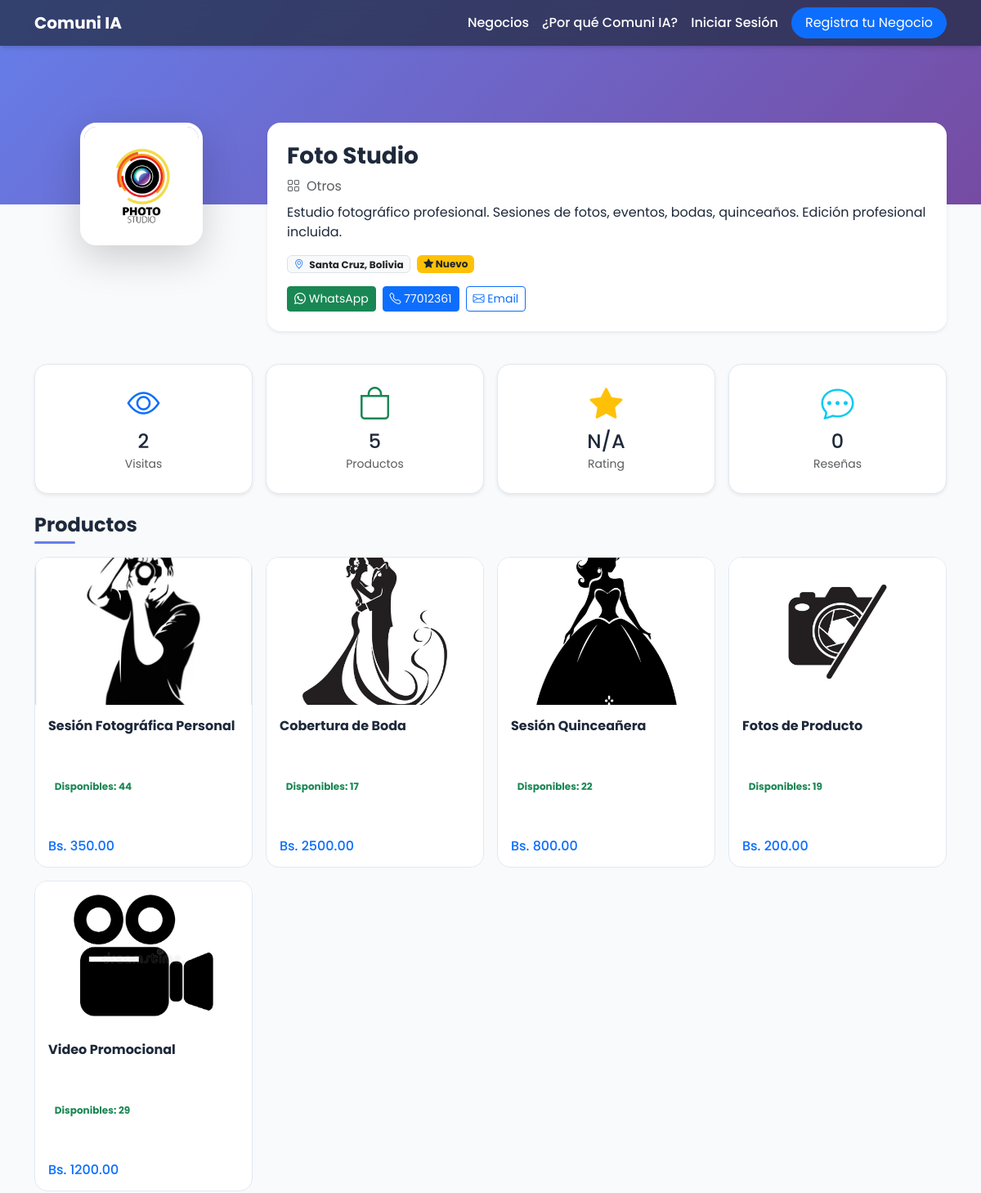
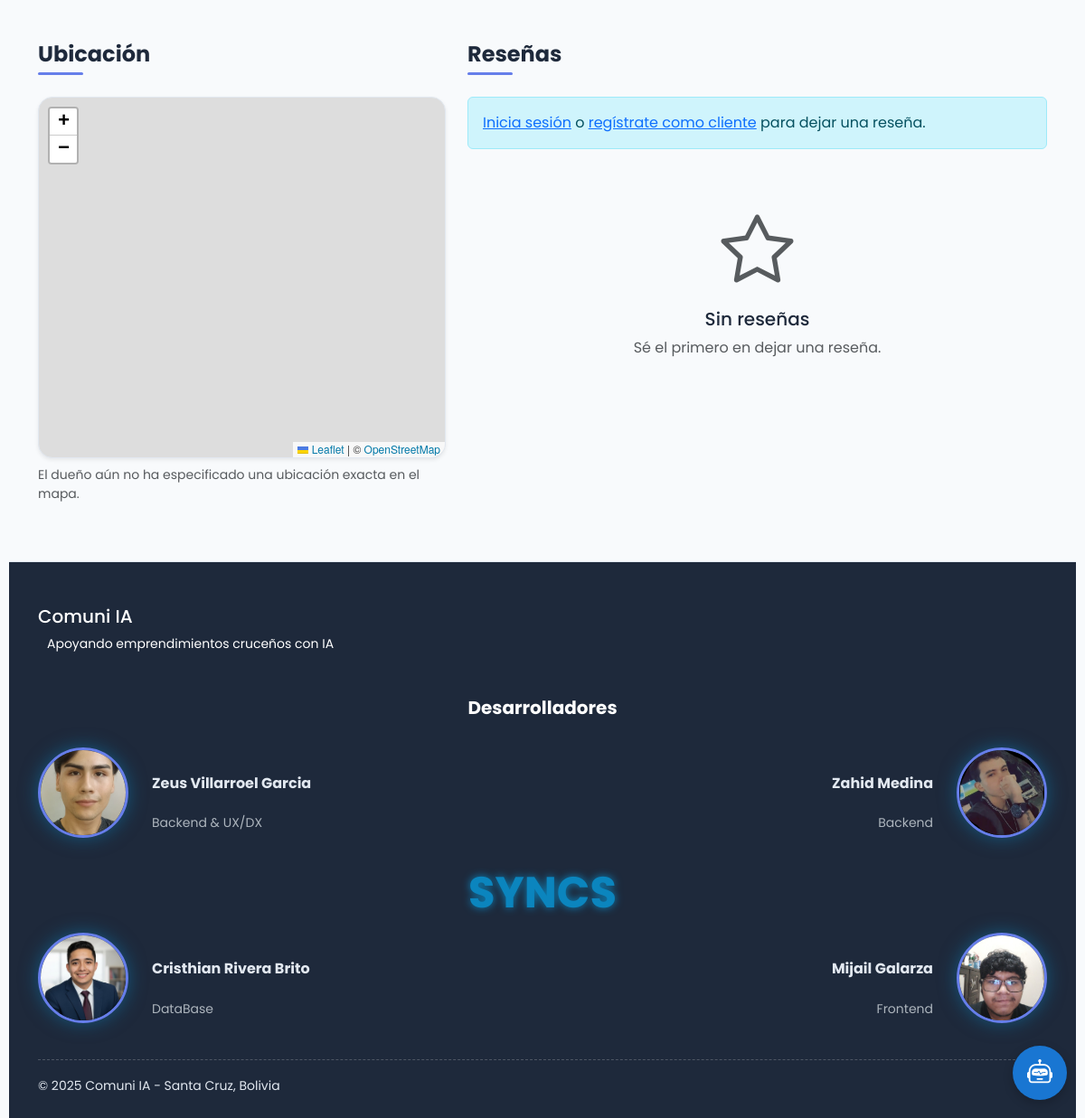
The app's page /profile/17 with its own data (2 pictures, top to bottom).
### app.py (models this page shows)
class Business(db.Model):
    __tablename__ = 'businesses'
    id = db.Column(db.Integer, primary_key=True)
    name = db.Column(db.String(160), nullable=False)
    description = db.Column(db.Text, nullable=False)
    logo = db.Column(db.String(500), nullable=True)  # Ruta relativa a static/uploads
    location = db.Column(db.String(160), nullable=False, default="Santa Cruz, Bolivia")
    category = db.Column(db.String(100), nullable=False, default="Servicios")
    phone = db.Column(db.String(20), nullable=True)
    nit = db.Column(db.String(20), nullable=True)  # NUEVO CAMPO
    latitude = db.Column(db.Float, nullable=True)
    longitude = db.Column(db.Float, nullable=True)
    email = db.Column(db.String(120), nullable=True)
    whatsapp = db.Column(db.String(20), nullable=True)
    reviews = db.relationship('Review', backref='business', lazy=True, cascade="all, delete-orphan")
    products = db.relationship('Product', backref='business', lazy=True, cascade="all, delete-orphan")
    favorited_by = db.relationship('User', secondary=favorites, lazy='subquery', backref=db.backref('favorite_businesses', lazy=True))
    viewed_by = db.relationship('User', secondary=business_views, lazy='subquery', backref=db.backref('viewed_businesses', lazy=True))
    is_active = db.Column(db.Boolean, default=True, nullable=False)

class Product(db.Model):
    __tablename__ = 'products'
    id = db.Column(db.Integer, primary_key=True)
    business_id = db.Column(db.Integer, db.ForeignKey('businesses.id'), nullable=False)
    name = db.Column(db.String(160), nullable=False)
    description = db.Column(db.Text, nullable=True)  # Descripción detallada del producto
    price = db.Column(db.Float, nullable=False)
    stock = db.Column(db.Integer, nullable=False, default=0) # NUEVO CAMPO
    image_url = db.Column(db.String(500), nullable=True)  # Ruta relativa a static/uploads

### app.py (the view, shortened to what this page needs)
@app.route('/profile/<int:id>', strict_slashes=False)
def profile(id):
    business = Business.query.get_or_404(id)
    products = Product.query.filter_by(business_id=id).all()
    reviews_query = Review.query.filter_by(business_id=id).order_by(Review.created_at.desc()).all()
    avg_rating = db.session.query(db.func.avg(Review.rating)).filter_by(business_id=id).scalar() or 0
    is_owner = False
    is_favorited = False
    reservations_for_owner = []
    if 'user_id' in session and User.query.get(session['user_id']) and User.query.get(session['user_id']).business_id == id:
        is_owner = True
        reservations_for_owner = db.session.query(Reservation).join(Product).filter(Product.business_id == id).order_by(Reservation.created_at.desc()).all()
    view_count = len(business.viewed_by)
    return render_template('profile.html', business=business, products=products,
                         reviews=[r.to_dict() for r in reviews_query],
                         avg_rating=round(avg_rating, 1), view_count=view_count,
                         is_owner=is_owner, reservations=reservations_for_owner,
                         is_favorited=is_favorited)

### templates/profile.html (shortened to what this page needs)
{% extends "layout.html" %}
{% block head_extra %}
  <link rel="stylesheet" href="https://unpkg.com/leaflet@1.9.4/dist/leaflet.css"/>
{% endblock %}
{% block content %}
<div data-business-id="{{ business.id }}" data-is-owner="{{ 'true' if is_owner else 'false' }}" data-latitude="{{ business.latitude or '' }}" data-longitude="{{ business.longitude or '' }}">
<div class="profile-banner" style="background-image: linear-gradient(135deg, #667eea 0%, #764ba2 100%);"></div>
<div class="container pb-5">
  <div class="profile-header">
    <div class="row">
      <div class="col-md-3 text-center mb-3 position-relative">
        {% if business.logo %}
        <img src="{{ url_for('static', filename='uploads/' + business.logo) }}" class="profile-avatar shadow-lg mx-auto">
        {% else %}
        <div class="profile-avatar shadow-lg mx-auto d-flex align-items-center justify-content-center bg-light">
          <i class="bi bi-shop display-4 text-muted"></i>
        </div>
        {% endif %}
      </div>
      <div class="col-md-9">
        <div class="bg-white rounded-4 shadow-sm p-4 h-100">
          <div class="d-flex justify-content-between align-items-start">
            <div>
              <h1 class="h3 fw-bold mb-2">{{ business.name }}</h1>
            </div>
          </div>
          <p class="text-muted mb-2"><i class="bi bi-grid me-2"></i>{{ business.category }}</p>
          <p class="mb-3">{{ business.description }}</p>
          <div class="d-flex gap-2 flex-wrap mb-3">
            <span class="badge bg-light text-dark border"><i class="bi bi-geo-alt text-primary me-1"></i> {{ business.location }}</span>
            <span class="badge bg-warning text-dark"><i class="bi bi-star-fill"></i> {{ avg_rating if avg_rating > 0 else 'Nuevo' }}</span>
          </div>
          <div class="d-flex gap-2 flex-wrap">
            {% if business.whatsapp %}
            <a href="https://wa.me/{{ business.whatsapp }}" target="_blank" class="btn btn-success btn-sm">
              <i class="bi bi-whatsapp"></i> WhatsApp
            </a>
            {% endif %}
            {% if business.phone %}
            <a href="tel:{{ business.phone }}" class="btn btn-primary btn-sm">
              <i class="bi bi-telephone"></i> {{ business.phone }}
            </a>
            {% endif %}
            {% if business.email %}
            <a href="mailto:{{ business.email }}" class="btn btn-outline-primary btn-sm">
              <i class="bi bi-envelope"></i> Email
            </a>
            {% endif %}
          </div>
        </div>
      </div>
    </div>
  </div>
  <div class="row g-3 my-4">
    <div class="col-md-3 col-6">
      <div class="stats-box shadow-sm">
        <i class="bi bi-eye display-6 text-primary"></i>
        <h4 class="mt-2 mb-0">{{ view_count }}</h4>
        <small class="text-muted">Visitas</small>
      </div>
    </div>
    <div class="col-md-3 col-6">
      <div class="stats-box shadow-sm">
        <i class="bi bi-bag display-6 text-success"></i>
        <h4 class="mt-2 mb-0">{{ products|length }}</h4>
        <small class="text-muted">Productos</small>
      </div>
    </div>
    <div class="col-md-3 col-6">
      <div class="stats-box shadow-sm">
        <i class="bi bi-star-fill display-6 text-warning"></i>
        <h4 class="mt-2 mb-0">{{ avg_rating if avg_rating > 0 else 'N/A' }}</h4>
        <small class="text-muted">Rating</small>
      </div>
    </div>
    <div class="col-md-3 col-6">
      <div class="stats-box shadow-sm">
        <i class="bi bi-chat-dots display-6 text-info"></i>
        <h4 class="mt-2 mb-0">{{ reviews|length }}</h4>
        <small class="text-muted">Reseñas</small>
      </div>
    </div>
  </div>
  <section class="mb-5">
    <div class="d-flex justify-content-between align-items-center mb-3">
      <h2 class="section-title mb-0">Productos</h2>
    </div>
    <div id="products-list" class="row g-3">
      {% if products %}
        {% for product in products %}
        <div class="col-lg-3 col-md-4 col-sm-6 col-12">
          <div class="product-card-new" data-product-id="{{ product.id }}">
            <div class="product-card-inner">
              <div class="product-card-front">
                {% if product.image_url %}
                <img src="{{ url_for('static', filename='uploads/' + product.image_url) }}" class="product-img-new">
                {% else %}
                <div class="product-img-new bg-light d-flex align-items-center justify-content-center">
                  <i class="bi bi-image display-4 text-muted"></i>
                </div>
                {% endif %}
                <div class="p-3">
                  <h6 class="fw-bold mb-2">{{ product.name }}</h6>
                  <div class="mb-2">
                    <span class="badge {{ 'bg-success-soft text-success' if product.stock > 0 else 'bg-danger-soft text-danger' }}">
                      {{ 'Disponibles: ' + product.stock|string if product.stock > 0 else 'Agotado' }}
                    </span>
                  </div>
                  <div class="d-flex justify-content-between align-items-center">
                    <span class="h6 text-primary mb-0">Bs. {{ "%.2f"|format(product.price) }}</span>
                  </div>
                </div>
              </div>
              <div class="product-card-back">
                <div class="d-flex justify-content-between align-items-start mb-3">
                  <h6 class="fw-bold mb-0">{{ product.name }}</h6>
                  <button class="btn btn-sm btn-outline-secondary flip-back-button" title="Volver">
                  </button>
                </div>
                <div class="product-description small">
                  {% if product.description %}
                  <p class="mb-3">{{ product.description }}</p>
                  {% else %}
                  <p class="text-muted">Sin descripción disponible</p>
                  {% endif %}
                </div>
                <div class="mb-3">
                  <span class="badge {{ 'bg-success-soft text-success' if product.stock > 0 else 'bg-danger-soft text-danger' }}">
                  </span>
                </div>
                <div class="mt-auto">
                  <div class="d-flex justify-content-between align-items-center">
                    <span class="h6 text-primary mb-0">Bs. {{ "%.2f"|format(product.price) }}</span>
                  </div>
                </div>
              </div>
            </div>
          </div>
        </div>
        {% endfor %}
      {% endif %}
    </div>
  </section>
  <section class="mt-5">
    <div class="row g-4">
      <div class="col-lg-5">
        <h2 class="section-title">Ubicación</h2>
        <div id="profileMap" class="map-container shadow-sm"></div>
        {% if not business.latitude or not business.longitude %}
        <p class="text-muted mt-2 small">El dueño aún no ha especificado una ubicación exacta en el mapa.</p>
        {% endif %}
      </div>
      <div class="col-lg-7">
        <h2 class="section-title">Reseñas</h2>
        {% if session.user_id and not is_owner %}
        <div class="card shadow-sm mb-4">
          <div class="card-body p-4">
            <h5 class="card-title">Deja tu opinión</h5>
            <form id="reviewForm">
              <div class="mb-3">
                <label class="form-label">Calificación</label>
                <div id="ratingStars" class="text-warning" style="cursor: pointer; font-size: 1.5rem;">
                  <i class="bi bi-star" data-value="1"></i>
                  <i class="bi bi-star" data-value="2"></i>
                  <i class="bi bi-star" data-value="3"></i>
                  <i class="bi bi-star" data-value="4"></i>
                  <i class="bi bi-star" data-value="5"></i>
                </div>
                <input type="hidden" name="rating" id="ratingInput" required>
              </div>
              <div class="mb-3">
                <label for="comment" class="form-label">Comentario</label>
                <textarea class="form-control" id="comment" name="comment" rows="3" required></textarea>
              </div>
              <button type="submit" class="btn btn-primary">Enviar Reseña</button>
            </form>
          </div>
        </div>
        {% elif not session.user_id %}
        <div class="alert alert-info">
          <a href="{{ url_for('login', next=request.url) }}">Inicia sesión</a> o
          <a href="{{ url_for('register_client') }}">regístrate como cliente</a> para dejar una reseña.
        </div>
        {% endif %}
        <div id="reviews-list">
          {% if reviews %}
            {% for review in reviews %}
            <div class="review-box shadow-sm mb-3">
              <div class="d-flex justify-content-between mb-2">
                <h6 class="fw-bold mb-0"><i class="bi bi-person-circle text-primary me-2"></i>{{ review.author }}</h6>
                <small class="text-muted">{{ review.created_at }}</small>
              </div>
              <div class="text-warning mb-2">
                {% for i in range(review.rating) %}<i class="bi bi-star-fill"></i>{% endfor %}
                {% for i in range(5 - review.rating) %}<i class="bi bi-star"></i>{% endfor %}
              </div>
              <p class="text-muted mb-0">{{ review.comment }}</p>
            </div>
            {% endfor %}
          {% else %}
          <div class="col-12 text-center py-5">
            <i class="bi bi-star display-1 text-muted"></i>
            <h5 class="mt-3">Sin reseñas</h5>
            <p class="text-muted">Sé el primero en dejar una reseña.</p>
          </div>
          {% endif %}
        </div>
      </div>
    </div>
  </section>
</div>
</div>
{% endblock %}

### static/css/styles.css (style rules this page uses)
:root { --primary-color: #667eea; --secondary-color: #764ba2; --text-dark: #1e293b; --text-light: #64748b; --bg-light: #f8fafc; --white: #ffffff; --border-color: #e2e8f0; --shadow: 0 4px 6px -1px rgba(0, 0, 0, 0.1), 0 2px 4px -2px rgba(0, 0, 0, 0.1); --shadow-lg: 0 10px 15px -3px rgba(0, 0, 0, 0.1), 0 4px 6px -4px rgba(0, 0, 0, 0.1); }
body { font-family: 'Poppins', sans-serif; background-color: var(--bg-light); color: var(--text-dark); }
.profile-banner { height: 250px; position: relative; }
.profile-header { margin-top: -100px; position: relative; z-index: 10; }
.profile-avatar { width: 150px; height: 150px; border-radius: 20px; border: 5px solid var(--white); object-fit: cover; background: var(--white); }
.stats-box { background: var(--white); border: 1px solid var(--border-color); border-radius: 16px; padding: 1.5rem; text-align: center; transition: transform 0.3s ease, box-shadow 0.3s ease; }
.section-title { font-size: 1.5rem; font-weight: 700; color: var(--text-dark); margin-bottom: 1.5rem; position: relative; padding-bottom: 0.5rem; }
.section-title::after { content: ''; position: absolute; bottom: 0; left: 0; width: 50px; height: 3px; background: var(--primary-color); border-radius: 2px; }
.product-card-new { border-radius: 16px; position: relative; height: 380px; perspective: 1000px; cursor: pointer; }
.product-card-inner { position: relative; width: 100%; height: 100%; transition: transform 0.8s; transform-style: preserve-3d; }
.product-card-front, .product-card-back { position: absolute; width: 100%; height: 100%; -webkit-backface-visibility: hidden; backface-visibility: hidden; border-radius: 16px; border: 1px solid var(--border-color); background: var(--white); overflow: hidden; display: flex; flex-direction: column; }
.product-card-back { transform: rotateY(180deg); padding: 1.25rem; }
.product-img-new { height: 180px; object-fit: cover; width: 100%; }
.product-card-front .p-3 { flex-grow: 1; display: flex; flex-direction: column; justify-content: space-between; }
.product-description { flex-grow: 1; overflow-y: auto; margin: 1rem 0; }
.map-container { height: 400px; border-radius: 16px; z-index: 1; border: 1px solid var(--border-color); }

### static/css/custom-driver.css (style rules this page uses)
:root { --driver-popover-bg: #ffffff; --driver-popover-title-color: #1e293b; --driver-popover-description-color: #64748b; --driver-button-bg: #667eea; --driver-button-hover-bg: #764ba2; --driver-button-text-color: #ffffff; --driver-overlay-bg: rgba(30, 41, 59, 0.7); }

### records on screen
Business: logo (picture), name "Foto Studio", category "Otros", description "Estudio fotográfico profesional. Sesiones de fotos, eventos, bodas, quinceaños. Edición profesional incluida.", location "Santa Cruz, Bolivia", phone "77012361"
Product: image_url (picture), name "Sesión Fotográfica Personal", stock "Disponibles: 44", price "350.00"
Product: image_url (picture), name "Cobertura de Boda", stock "Disponibles: 17", price "2500.00"
Product: image_url (picture), name "Sesión Quinceañera", stock "Disponibles: 22", price "800.00"
Product: image_url (picture), name "Fotos de Producto", stock "Disponibles: 19", price "200.00"
Product: image_url (picture), name "Video Promocional", stock "Disponibles: 29", price "1200.00"

### other values on screen
{{ avg_rating if avg_rating > 0 else 'Nuevo' }} "Nuevo"
{{ view_count }} "2"
{{ products|length }} "5"
{{ avg_rating if avg_rating > 0 else 'N/A' }} "N/A"
{{ reviews|length }} "0"
